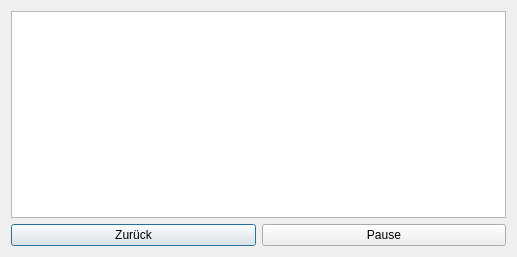
<?xml version="1.0" encoding="UTF-8"?>
<ui version="4.0">
 <class>StartSubWindow</class>
 <widget class="QDialog" name="StartSubWindow">
  <property name="geometry">
   <rect>
    <x>0</x>
    <y>0</y>
    <width>517</width>
    <height>257</height>
   </rect>
  </property>
  <property name="windowTitle">
   <string>Dialog</string>
  </property>
  <layout class="QVBoxLayout" name="verticalLayout">
   <item>
    <widget class="QGraphicsView" name="graphicsView"/>
   </item>
   <item>
    <layout class="QHBoxLayout" name="horizontalLayout">
     <item>
      <widget class="QPushButton" name="pushButton">
       <property name="text">
        <string>Zurück</string>
       </property>
      </widget>
     </item>
     <item>
      <widget class="QPushButton" name="pushButton_2">
       <property name="text">
        <string>Pause</string>
       </property>
      </widget>
     </item>
    </layout>
   </item>
  </layout>
 </widget>
 <resources/>
 <connections/>
</ui>
